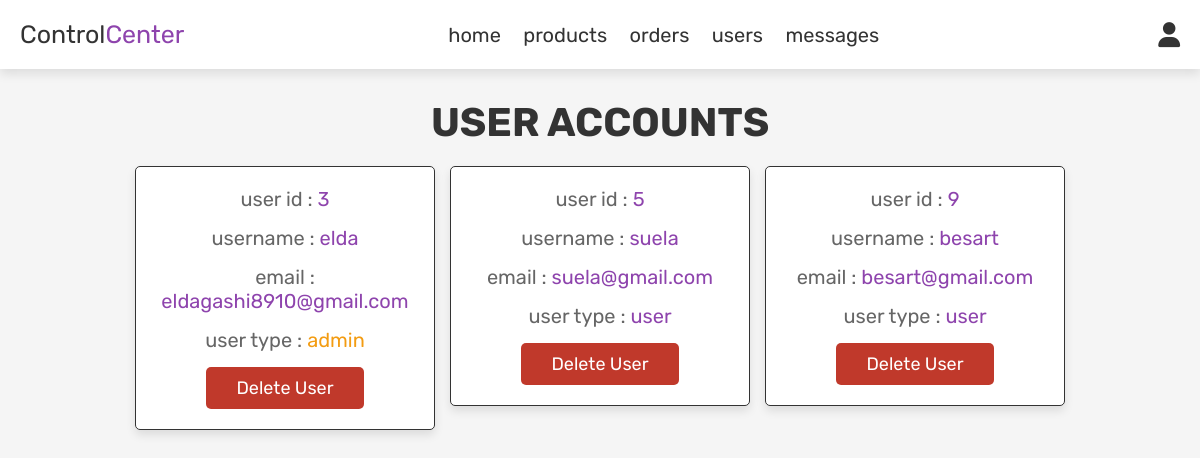
The page /admin_users.php (signed in) on the database its author committed.
### tables this page shows
CREATE TABLE `users` (
  `id` int(100) NOT NULL,
  `name` varchar(100) NOT NULL,
  `email` varchar(100) NOT NULL,
  `password` varchar(100) NOT NULL,
  `user_type` varchar(20) NOT NULL DEFAULT 'user'
);

### admin_users.php (the view, shortened to what this page needs)
<?php
include 'config.php';
?>
<!DOCTYPE html>
<html lang="en">
<head>
   <link rel="stylesheet" href="https://cdnjs.cloudflare.com/ajax/libs/font-awesome/6.0.0/css/all.min.css">
   <link rel="stylesheet" href="css/admin_style.css">
</head>
<body>
<?php include 'admin_header.php'; ?>
<section class="users">
   <h1 class="title"> user accounts </h1>
   <div class="box-container">
      <?php
         $select_users = mysqli_query($conn, "SELECT * FROM `users`") or die('query failed');
         while($fetch_users = mysqli_fetch_assoc($select_users)){
      ?>
      <div class="box">
         <p> user id : <span><?php echo $fetch_users['id']; ?></span> </p>
         <p> username : <span><?php echo $fetch_users['name']; ?></span> </p>
         <p> email : <span><?php echo $fetch_users['email']; ?></span> </p>
         <p> user type : <span style="color:<?php if($fetch_users['user_type'] == 'admin'){ echo 'var(--orange)'; } ?>"><?php echo $fetch_users['user_type']; ?></span> </p>
         <a href="admin_users.php?delete=<?php echo $fetch_users['id']; ?>" onclick="return confirm('delete this user?');" class="delete-btn">delete user</a>
      </div>
      <?php
         };
      ?>
   </div>
</section>
</body>
</html>

### css/admin_style.css (style rules this page uses)
:root { --purple:#8e44ad; --red:#c0392b; --orange:#f39c12; --black:#333; --white:#fff; --light-color:#666; --light-white:#ccc; --light-bg:#f5f5f5; --border:.1rem solid var(--black); --box-shadow:0 .5rem 1rem rgba(0,0,0,.1); }
* { font-family: 'Rubik', sans-serif; margin:0; padding:0; box-sizing: border-box; outline: none; border:none; text-decoration: none; transition:all .2s linear; }
html { font-size: 62.5%; overflow-x: hidden; }
body { background-color: var(--light-bg); }
section { padding:3rem 2rem; }
.title { text-align: center; margin-bottom: 2rem; text-transform: uppercase; color:var(--black); font-size: 4rem; }
.btn, .option-btn, .delete-btn, .white-btn { display: inline-block; margin-top: 1rem; padding:1rem 3rem; cursor: pointer; color:var(--white); font-size: 1.8rem; border-radius: .5rem; text-transform: capitalize; }
.delete-btn { background-color: var(--red); }
.users .box-container { display: grid; grid-template-columns: repeat(auto-fit, 30rem); justify-content: center; gap:1.5rem; max-width: 1200px; margin:0 auto; align-items: flex-start; }
.users .box-container .box { background-color: var(--white); padding:2rem; border:var(--border); box-shadow: var(--box-shadow); border-radius: .5rem; text-align: center; }
.users .box-container .box p { padding-bottom: 1.5rem; font-size: 2rem; color:var(--light-color); }
.users .box-container .box p span { color:var(--purple); }
.users .box-container .box .delete-btn { margin-top: 0; }

### rows shown on the page
users: id "3", name "elda", email "eldagashi8910@gmail.com", user_type "admin"
users: id "5", name "suela", email "suela@gmail.com", user_type "user"
users: id "9", name "besart", email "besart@gmail.com", user_type "user"
